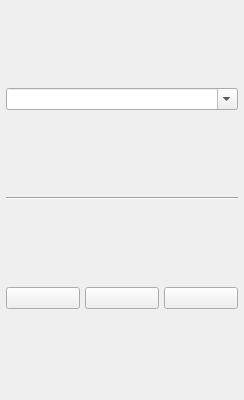
<?xml version="1.0" encoding="UTF-8"?>
<ui version="4.0">
    <class>Form</class>
    <widget class="QWidget" name="Form">
        <property name="geometry">
            <rect>
                <x>0</x>
                <y>0</y>
                <width>244</width>
                <height>400</height>
            </rect>
        </property>
        <property name="windowTitle">
            <string>Form</string>
        </property>
        <layout class="QVBoxLayout" name="verticalLayout">
            <property name="leftMargin">
                <number>2</number>
            </property>
            <property name="topMargin">
                <number>2</number>
            </property>
            <property name="rightMargin">
                <number>2</number>
            </property>
            <property name="bottomMargin">
                <number>2</number>
            </property>
            <item>
                <widget class="QWidget" name="profile_manager" native="true">
                    <property name="sizePolicy">
                        <sizepolicy hsizetype="Preferred" vsizetype="Minimum">
                            <horstretch>0</horstretch>
                            <verstretch>0</verstretch>
                        </sizepolicy>
                    </property>
                    <property name="maximumSize">
                        <size>
                            <width>16777215</width>
                            <height>16777215</height>
                        </size>
                    </property>
                    <layout class="QGridLayout" name="gridLayout">
                        <property name="leftMargin">
                            <number>4</number>
                        </property>
                        <property name="topMargin">
                            <number>4</number>
                        </property>
                        <property name="rightMargin">
                            <number>4</number>
                        </property>
                        <property name="bottomMargin">
                            <number>4</number>
                        </property>
                        <property name="spacing">
                            <number>5</number>
                        </property>
                        <item row="1" column="0" colspan="2">
                            <widget class="Line" name="divider">
                                <property name="orientation">
                                    <enum>Qt::Horizontal</enum>
                                </property>
                            </widget>
                        </item>
                        <item row="2" column="0" colspan="2">
                            <layout class="QGridLayout" name="profile_tools_layout">
                                <item row="0" column="3">
                                    <widget class="QPushButton" name="delete_profile_button">
                                        <property name="sizePolicy">
                                            <sizepolicy hsizetype="Minimum" vsizetype="Fixed">
                                                <horstretch>0</horstretch>
                                                <verstretch>0</verstretch>
                                            </sizepolicy>
                                        </property>
                                        <property name="maximumSize">
                                            <size>
                                                <width>16777215</width>
                                                <height>16777215</height>
                                            </size>
                                        </property>
                                        <property name="toolTip">
                                            <string>Delete Profile</string>
                                        </property>
                                        <property name="statusTip">
                                            <string/>
                                        </property>
                                        <property name="whatsThis">
                                            <string>Delete Profile</string>
                                        </property>
                                        <property name="styleSheet">
                                            <string notr="true">QPushButton::disabled{background-color: rgb(210, 210,
                                                210)}
                                            </string>
                                        </property>
                                        <property name="text">
                                            <string/>
                                        </property>
                                        <property name="checkable">
                                            <bool>false</bool>
                                        </property>
                                    </widget>
                                </item>
                                <item row="0" column="1">
                                    <widget class="QPushButton" name="save_profile_button">
                                        <property name="enabled">
                                            <bool>true</bool>
                                        </property>
                                        <property name="sizePolicy">
                                            <sizepolicy hsizetype="Minimum" vsizetype="Fixed">
                                                <horstretch>0</horstretch>
                                                <verstretch>0</verstretch>
                                            </sizepolicy>
                                        </property>
                                        <property name="maximumSize">
                                            <size>
                                                <width>16777215</width>
                                                <height>16777215</height>
                                            </size>
                                        </property>
                                        <property name="toolTip">
                                            <string>Save Profile</string>
                                        </property>
                                        <property name="statusTip">
                                            <string/>
                                        </property>
                                        <property name="whatsThis">
                                            <string>Save Profile</string>
                                        </property>
                                        <property name="styleSheet">
                                            <string notr="true">QPushButton::disabled{background-color: rgb(210, 210,
                                                210)}
                                            </string>
                                        </property>
                                        <property name="text">
                                            <string/>
                                        </property>
                                        <property name="checkable">
                                            <bool>false</bool>
                                        </property>
                                    </widget>
                                </item>
                                <item row="0" column="0">
                                    <widget class="QPushButton" name="load_profile_button">
                                        <property name="enabled">
                                            <bool>true</bool>
                                        </property>
                                        <property name="toolTip">
                                            <string>Load Profile</string>
                                        </property>
                                        <property name="statusTip">
                                            <string/>
                                        </property>
                                        <property name="whatsThis">
                                            <string/>
                                        </property>
                                        <property name="styleSheet">
                                            <string notr="true">QPushButton::disabled{background-color: rgb(210, 210,
                                                210)}
                                            </string>
                                        </property>
                                        <property name="text">
                                            <string/>
                                        </property>
                                        <property name="checkable">
                                            <bool>false</bool>
                                        </property>
                                    </widget>
                                </item>
                            </layout>
                        </item>
                        <item row="0" column="0" colspan="2">
                            <widget class="QComboBox" name="profile_chooser">
                                <property name="toolTip">
                                    <string/>
                                </property>
                                <property name="editable">
                                    <bool>true</bool>
                                </property>
                            </widget>
                        </item>
                    </layout>
                </widget>
            </item>
        </layout>
    </widget>
    <resources/>
    <connections/>
</ui>
